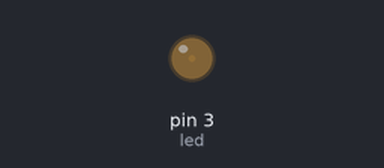
Bench run of a sketch on a simulated Arduino Uno, built with avr-gcc and run on an emulated ATmega328P. Parts: output pins drawn as LEDs (lit = HIGH).

Above: at 0.05 s.
At 2.3 s:
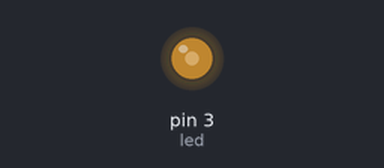
At 4.6 s:
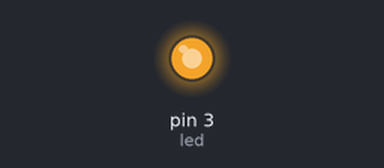
At 9.2 s:
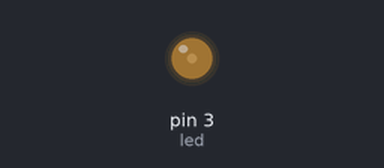
Timing chart, 0 to 13.3 s (numbered marks = the images above):
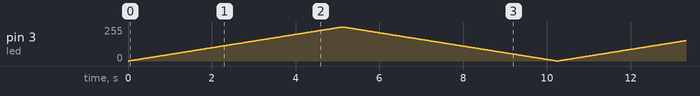

The sketch:

Encender_Gradualmente_Led_.ino
```cpp
int led = 3;  //¡¡¡Es necesario colocar el led en este pin!!!

int brillo;


void setup() {

  pinMode(led, OUTPUT);
}

void loop() {

 for ( brillo = 0; brillo < 256; brillo++){
    analogWrite(led,brillo);
    delay(20);
 }

   for ( brillo = 255; brillo >=0; brillo--){
    analogWrite(led,brillo);
    delay(20);
 }


}
```
